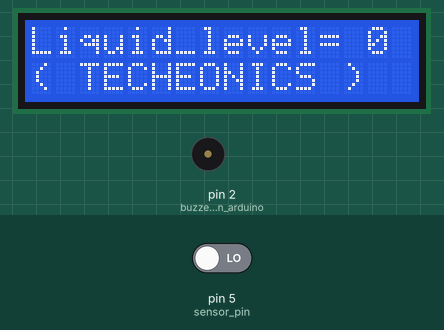
Recording of a sketch running on a simulated Arduino Uno, built with avr-gcc and run on an emulated ATmega328P. Shown: 16×2 character LCD, buzzer (waves = sounding, pin HIGH). The test bench sets the inputs (shaded band); at power-on: pin 5 (sensor_pin) LOW. What the sketch prints to the serial monitor is not drawn.

Above: at 1.2 s.
1.3 s: pin 5 (sensor_pin) driven HIGH
At 2.0 s:
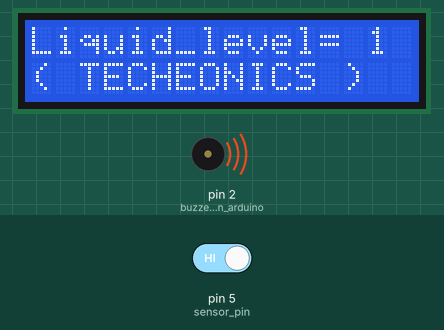
3.7 s: pin 5 (sensor_pin) driven LOW
At 4.2 s:
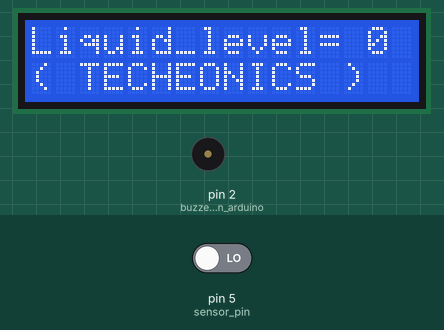
Timing chart, 0 to 6.7 s (numbered marks = the images above; inputs shaded):
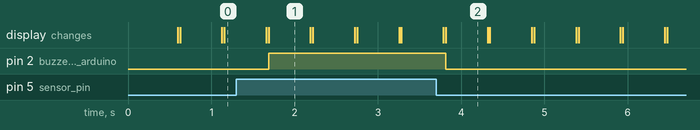

The sketch:

liquid_level_with_lcd.ino
```cpp
/***************************************************
* Techeonics
* Liquid Level Sensor-XKC-Y25-T12V Sensor
* @author - Gaurav Kumar (Techeonics)

<thetecheonics@gmail.com>
Youtube- https://www.youtube.com/c/THETECHEONICS
See <http://www.techeonics.com> for details.

* ****************************************************/
#include <LiquidCrystal_I2C.h>

// set the LCD number of columns and rows
int lcdColumns = 16;
int lcdRows = 2;
// set LCD address, number of columns and rows
// if you don't know your display address, run an I2C scanner sketch
LiquidCrystal_I2C lcd(0x27, lcdColumns, lcdRows);

int Liquid_level=0;

void setup() {
  // initialize LCD
  lcd.init();
  // turn on LCD backlight
  lcd.backlight();

 Serial.begin(9600);
 pinMode(5,INPUT);// sensor pin
 pinMode(2,OUTPUT);// buzzer pin 12 in arduino / 2 in esp
}

void loop() {

Liquid_level=digitalRead(5);
Serial.print("Powered By Techeonics ");
Serial.print("Liquid_level= ");
Serial.println(Liquid_level,DEC);

lcd.setCursor(0, 0);
lcd.print("Liquid_level= ");
lcd.print(Liquid_level,DEC);
lcd.setCursor(0, 1);
lcd.print("( TECHEONICS )");

if (Liquid_level == 1){
  digitalWrite(2,HIGH);
}
if (Liquid_level == 0){
  digitalWrite(2,LOW);
}
delay(500);
lcd.clear();

}
```

Measured:
- after the input at 1.3 s, pin 2 (buzzer_pin_12_in_arduino): LOW → HIGH after 0.39 s; the display: first differs from a run without the input after 0.39 s (image 1)
- after the input at 3.7 s, pin 2 (buzzer_pin_12_in_arduino): HIGH → LOW after 0.11 s
- what the display in image 1 shows lasts 0.5 s, from 1.7 s to 2.2 s
